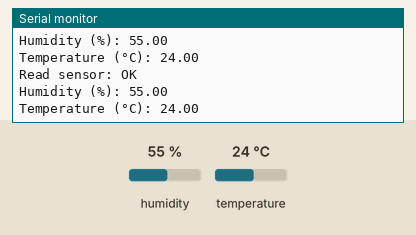
Simulated run of this sketch. Board: Arduino Uno, built with avr-gcc and run on an emulated ATmega328P. On the bench: the last lines printed to the serial monitor. Inputs (shaded band) come from the test bench; at power-on: humidity 55 %, temperature 24 °C.

Above: at 2.8 s.
2.9 s: humidity set to 22 %
At 5.0 s:
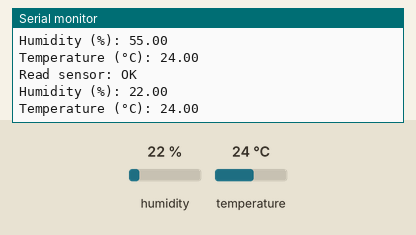
5.6 s: temperature set to 12 °C
At 7.4 s:
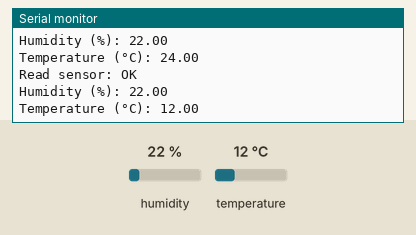
8.3 s: humidity set to 40 %
At 11.1 s:
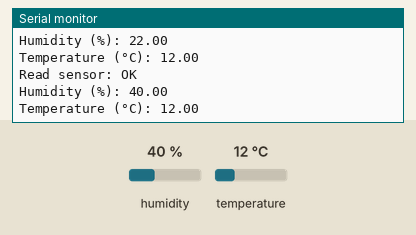
Timing chart, 0 to 12.6 s (numbered marks = the images above; inputs shaded):
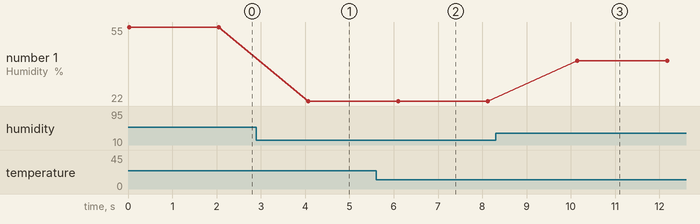

Measured:
- after the input at 2.9 s, the serial monitor: prints a new line after 1.2 s (image 1)
- after the input at 5.6 s, the serial monitor: prints a new line after 0.50 s (image 2)
- after the input at 8.3 s, the serial monitor: prints a new line after 1.8 s (image 3)
- plotted number 1: 55 → 22 after the input at 2.9 s, 22 → 40 after the input at 8.3 s

The sketch:

Basics.ino
```cpp
/*

  DHT11/Basics
  Test basic temperature and humidity readings with the DHT11 sensor.

  For info and circuit diagrams see https://github.com/tardate/LittleArduinoProjects/tree/main/playground/DHT11/Basics

 */

#include "dht11.h"

dht11 DHT11;
const int DHT11_PIN = 2;


void setup() {
  Serial.begin(115200);
}


void loop() {
  if (read_sensor() == DHTLIB_OK) display_readings();
  delay(2000);
}


int read_sensor() {
  int status = DHT11.read(DHT11_PIN);
  Serial.print("Read sensor: ");
  switch (status) {
  case DHTLIB_OK:
    Serial.println("OK");
    break;
  case DHTLIB_ERROR_CHECKSUM:
    Serial.println("Checksum error");
    break;
  case DHTLIB_ERROR_TIMEOUT:
    Serial.println("Time out error");
    break;
  default:
    Serial.println("Unknown error");
    break;
  }
  return status;
}


void display_readings() {
  Serial.print("Humidity (%): ");
  Serial.println((float)DHT11.humidity, 2);
  Serial.print("Temperature (°C): ");
  Serial.println((float)DHT11.temperature, 2);
}
```
